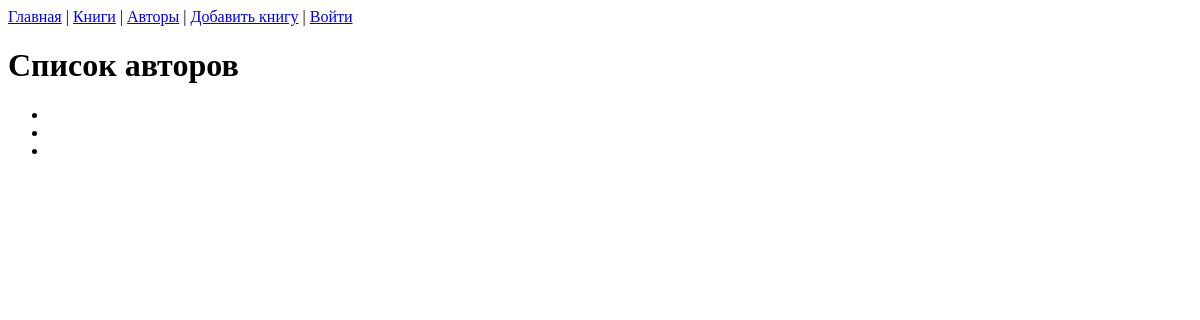
/author/, run on an earlier commit of the app's database.
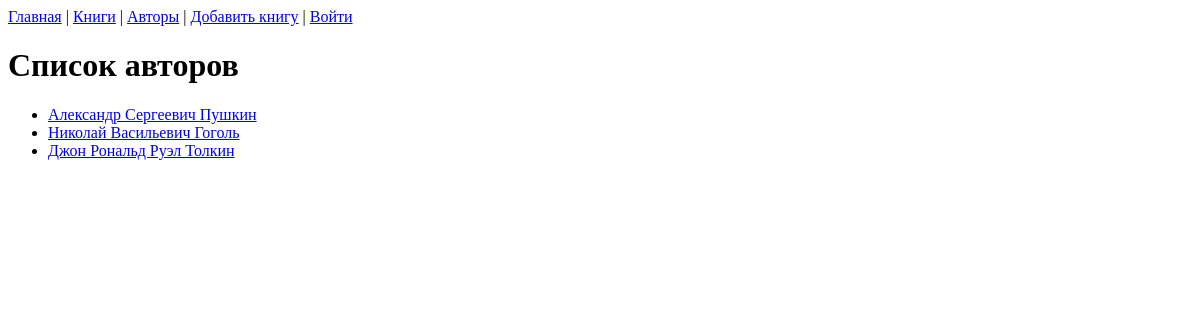
And on a later commit of the database.
### library/models.py (models this page shows, shortened)
class Author(models.Model):
    first_name = models.CharField(max_length=100,
                                default='',
                                help_text='имя')
    last_name = models.CharField(max_length=100,
                                default='',
                                help_text='фамилия')
    surename = models.CharField(max_length=100,
                                default='',
                                null=True,
                                blank=True,
                                help_text='отчество, если есть')
    birth_day = models.DateField(blank=True, help_text='1900-01-01')
    short_bio = models.CharField(
        max_length=300,
        blank=True,
        help_text='biography',
        verbose_name='short biography'
        )
    portrait = models.ImageField(
        upload_to='images/authors',
        help_text='Portrait',
        blank=True,
        verbose_name='portrait',
        )
    def get_name(self):
        if self.surename:
            return f'{self.first_name} {self.surename} {self.last_name} '
        return f'{self.first_name} {self.last_name}'
    def get_absolute_url(self):
            return reverse('author-detail', args=[str(self.id)])

### library/views.py (the view)
# urls.py: path('author/', views.AuthorListView.as_view(), name='author'),
class AuthorListView(generic.ListView):
    model = Author
    paginate_by = 10

### templates/library/author_list.html
{% extends "base.html" %}
{% block content %}
  <h1>Список авторов</h1>
  {% if author_list %}
    <ul>
      {% for author in author_list %}
      <li>
        <a href="{{ author.get_absolute_url }}">{{ author.get_name }}</a>
      </li>
      {% endfor %}
    </ul>
  {% else %}
    <p>Авторы отсутствуют в библиотеке.</p>
  {% endif %}
{% endblock %}

What changed in the data, as far as the page shows it:
added Author: get_name "Александр Сергеевич Пушкин"
added Author: get_name "Николай Васильевич Гоголь"
added Author: get_name "Джон Рональд Руэл Толкин"
